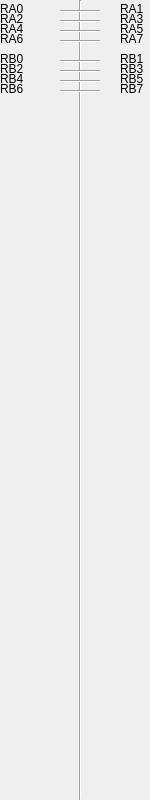
<?xml version="1.0" encoding="UTF-8"?>
<ui version="4.0">
 <class>MCU</class>
 <widget class="QWidget" name="MCU">
  <property name="geometry">
   <rect>
    <x>0</x>
    <y>0</y>
    <width>150</width>
    <height>800</height>
   </rect>
  </property>
  <property name="windowTitle">
   <string>Form</string>
  </property>
  <widget class="Line" name="line">
   <property name="geometry">
    <rect>
     <x>70</x>
     <y>0</y>
     <width>20</width>
     <height>800</height>
    </rect>
   </property>
   <property name="orientation">
    <enum>Qt::Vertical</enum>
   </property>
  </widget>
  <widget class="Line" name="line_2">
   <property name="geometry">
    <rect>
     <x>60</x>
     <y>10</y>
     <width>40</width>
     <height>3</height>
    </rect>
   </property>
   <property name="orientation">
    <enum>Qt::Horizontal</enum>
   </property>
  </widget>
  <widget class="Line" name="line_3">
   <property name="geometry">
    <rect>
     <x>60</x>
     <y>20</y>
     <width>40</width>
     <height>3</height>
    </rect>
   </property>
   <property name="orientation">
    <enum>Qt::Horizontal</enum>
   </property>
  </widget>
  <widget class="Line" name="line_4">
   <property name="geometry">
    <rect>
     <x>60</x>
     <y>30</y>
     <width>40</width>
     <height>3</height>
    </rect>
   </property>
   <property name="orientation">
    <enum>Qt::Horizontal</enum>
   </property>
  </widget>
  <widget class="Line" name="line_5">
   <property name="geometry">
    <rect>
     <x>60</x>
     <y>40</y>
     <width>40</width>
     <height>3</height>
    </rect>
   </property>
   <property name="orientation">
    <enum>Qt::Horizontal</enum>
   </property>
  </widget>
  <widget class="QLabel" name="label">
   <property name="geometry">
    <rect>
     <x>0</x>
     <y>0</y>
     <width>41</width>
     <height>17</height>
    </rect>
   </property>
   <property name="text">
    <string>RA0</string>
   </property>
  </widget>
  <widget class="QLabel" name="label_2">
   <property name="geometry">
    <rect>
     <x>0</x>
     <y>10</y>
     <width>41</width>
     <height>17</height>
    </rect>
   </property>
   <property name="text">
    <string>RA2</string>
   </property>
  </widget>
  <widget class="QLabel" name="label_3">
   <property name="geometry">
    <rect>
     <x>0</x>
     <y>20</y>
     <width>41</width>
     <height>17</height>
    </rect>
   </property>
   <property name="text">
    <string>RA4</string>
   </property>
  </widget>
  <widget class="QLabel" name="label_4">
   <property name="geometry">
    <rect>
     <x>0</x>
     <y>30</y>
     <width>41</width>
     <height>17</height>
    </rect>
   </property>
   <property name="text">
    <string>RA6</string>
   </property>
  </widget>
  <widget class="QLabel" name="label_5">
   <property name="geometry">
    <rect>
     <x>120</x>
     <y>10</y>
     <width>41</width>
     <height>17</height>
    </rect>
   </property>
   <property name="text">
    <string>RA3</string>
   </property>
  </widget>
  <widget class="QLabel" name="label_6">
   <property name="geometry">
    <rect>
     <x>120</x>
     <y>30</y>
     <width>41</width>
     <height>17</height>
    </rect>
   </property>
   <property name="text">
    <string>RA7</string>
   </property>
  </widget>
  <widget class="QLabel" name="label_7">
   <property name="geometry">
    <rect>
     <x>120</x>
     <y>0</y>
     <width>41</width>
     <height>17</height>
    </rect>
   </property>
   <property name="text">
    <string>RA1</string>
   </property>
  </widget>
  <widget class="QLabel" name="label_8">
   <property name="geometry">
    <rect>
     <x>120</x>
     <y>20</y>
     <width>41</width>
     <height>17</height>
    </rect>
   </property>
   <property name="text">
    <string>RA5</string>
   </property>
  </widget>
  <widget class="Line" name="line_6">
   <property name="geometry">
    <rect>
     <x>60</x>
     <y>60</y>
     <width>40</width>
     <height>3</height>
    </rect>
   </property>
   <property name="orientation">
    <enum>Qt::Horizontal</enum>
   </property>
  </widget>
  <widget class="Line" name="line_7">
   <property name="geometry">
    <rect>
     <x>60</x>
     <y>90</y>
     <width>40</width>
     <height>3</height>
    </rect>
   </property>
   <property name="orientation">
    <enum>Qt::Horizontal</enum>
   </property>
  </widget>
  <widget class="Line" name="line_8">
   <property name="geometry">
    <rect>
     <x>60</x>
     <y>70</y>
     <width>40</width>
     <height>3</height>
    </rect>
   </property>
   <property name="orientation">
    <enum>Qt::Horizontal</enum>
   </property>
  </widget>
  <widget class="QLabel" name="label_9">
   <property name="geometry">
    <rect>
     <x>120</x>
     <y>60</y>
     <width>41</width>
     <height>17</height>
    </rect>
   </property>
   <property name="text">
    <string>RB3</string>
   </property>
  </widget>
  <widget class="QLabel" name="label_10">
   <property name="geometry">
    <rect>
     <x>120</x>
     <y>70</y>
     <width>41</width>
     <height>17</height>
    </rect>
   </property>
   <property name="text">
    <string>RB5</string>
   </property>
  </widget>
  <widget class="QLabel" name="label_11">
   <property name="geometry">
    <rect>
     <x>120</x>
     <y>50</y>
     <width>41</width>
     <height>17</height>
    </rect>
   </property>
   <property name="text">
    <string>RB1</string>
   </property>
  </widget>
  <widget class="Line" name="line_9">
   <property name="geometry">
    <rect>
     <x>60</x>
     <y>80</y>
     <width>40</width>
     <height>3</height>
    </rect>
   </property>
   <property name="orientation">
    <enum>Qt::Horizontal</enum>
   </property>
  </widget>
  <widget class="QLabel" name="label_12">
   <property name="geometry">
    <rect>
     <x>120</x>
     <y>80</y>
     <width>41</width>
     <height>17</height>
    </rect>
   </property>
   <property name="text">
    <string>RB7</string>
   </property>
  </widget>
  <widget class="QLabel" name="label_13">
   <property name="geometry">
    <rect>
     <x>0</x>
     <y>60</y>
     <width>41</width>
     <height>17</height>
    </rect>
   </property>
   <property name="text">
    <string>RB2</string>
   </property>
  </widget>
  <widget class="QLabel" name="label_14">
   <property name="geometry">
    <rect>
     <x>0</x>
     <y>80</y>
     <width>41</width>
     <height>17</height>
    </rect>
   </property>
   <property name="text">
    <string>RB6</string>
   </property>
  </widget>
  <widget class="QLabel" name="label_15">
   <property name="geometry">
    <rect>
     <x>0</x>
     <y>50</y>
     <width>41</width>
     <height>17</height>
    </rect>
   </property>
   <property name="text">
    <string>RB0</string>
   </property>
  </widget>
  <widget class="QLabel" name="label_16">
   <property name="geometry">
    <rect>
     <x>0</x>
     <y>70</y>
     <width>41</width>
     <height>17</height>
    </rect>
   </property>
   <property name="text">
    <string>RB4</string>
   </property>
  </widget>
 </widget>
 <resources/>
 <connections/>
</ui>
